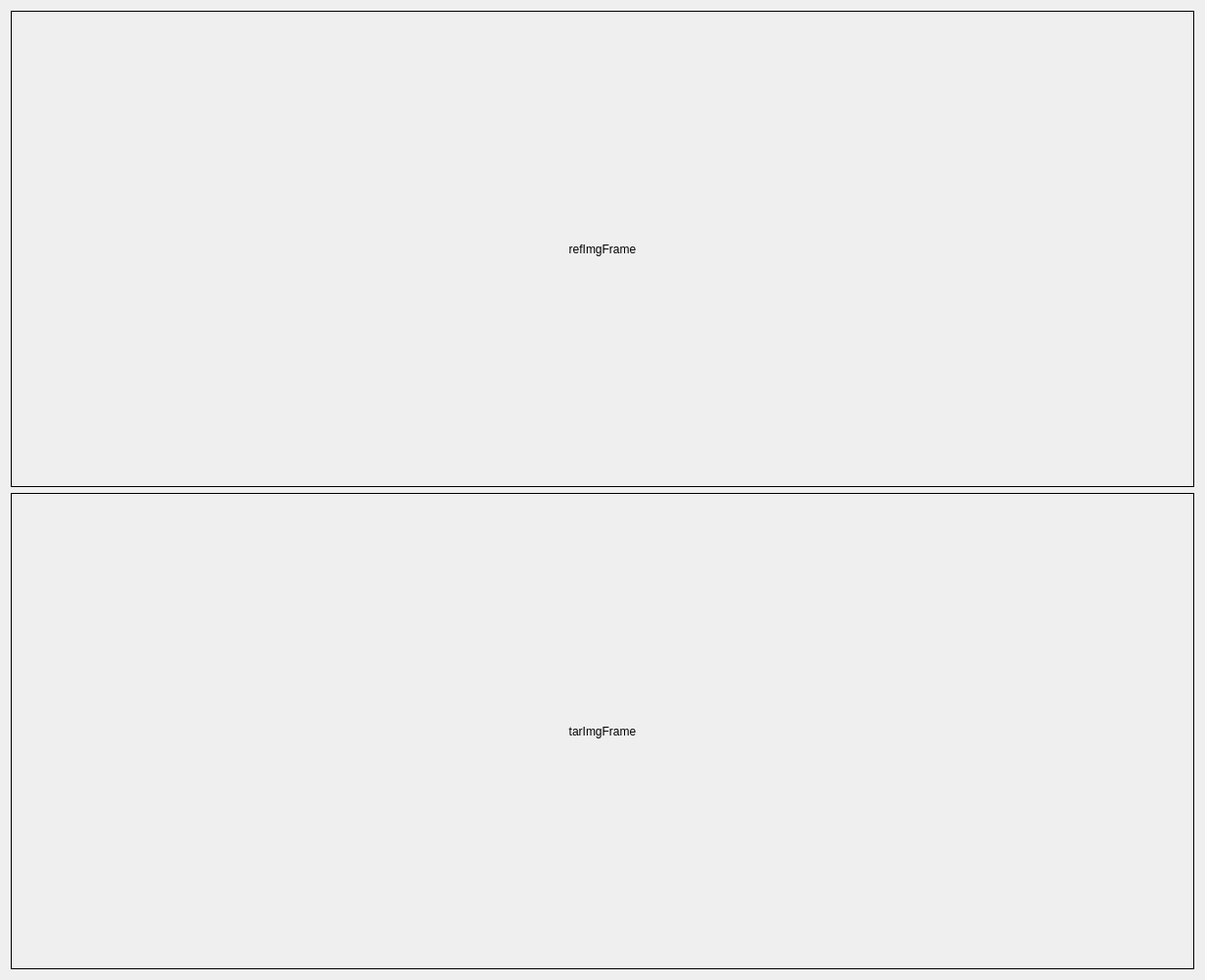
<?xml version="1.0" encoding="UTF-8"?>
<ui version="4.0">
 <class>FFTCC1CamWidget</class>
 <widget class="QWidget" name="FFTCC1CamWidget">
  <property name="geometry">
   <rect>
    <x>0</x>
    <y>0</y>
    <width>1232</width>
    <height>1002</height>
   </rect>
  </property>
  <property name="windowTitle">
   <string>FFTCC1CamWidget</string>
  </property>
  <layout class="QGridLayout" name="gridLayout">
   <item row="0" column="0">
    <layout class="QVBoxLayout" name="verticalLayout">
     <item>
      <widget class="QLabel" name="refFramelabel">
       <property name="sizePolicy">
        <sizepolicy hsizetype="Ignored" vsizetype="Ignored">
         <horstretch>0</horstretch>
         <verstretch>0</verstretch>
        </sizepolicy>
       </property>
       <property name="autoFillBackground">
        <bool>true</bool>
       </property>
       <property name="frameShape">
        <enum>QFrame::Box</enum>
       </property>
       <property name="text">
        <string>refImgFrame</string>
       </property>
       <property name="alignment">
        <set>Qt::AlignCenter</set>
       </property>
      </widget>
     </item>
     <item>
      <widget class="QLabel" name="tarFramelabel">
       <property name="sizePolicy">
        <sizepolicy hsizetype="Ignored" vsizetype="Ignored">
         <horstretch>0</horstretch>
         <verstretch>0</verstretch>
        </sizepolicy>
       </property>
       <property name="autoFillBackground">
        <bool>true</bool>
       </property>
       <property name="frameShape">
        <enum>QFrame::Box</enum>
       </property>
       <property name="text">
        <string>tarImgFrame</string>
       </property>
       <property name="alignment">
        <set>Qt::AlignCenter</set>
       </property>
      </widget>
     </item>
    </layout>
   </item>
  </layout>
 </widget>
 <layoutdefault spacing="6" margin="11"/>
 <resources/>
 <connections/>
</ui>
